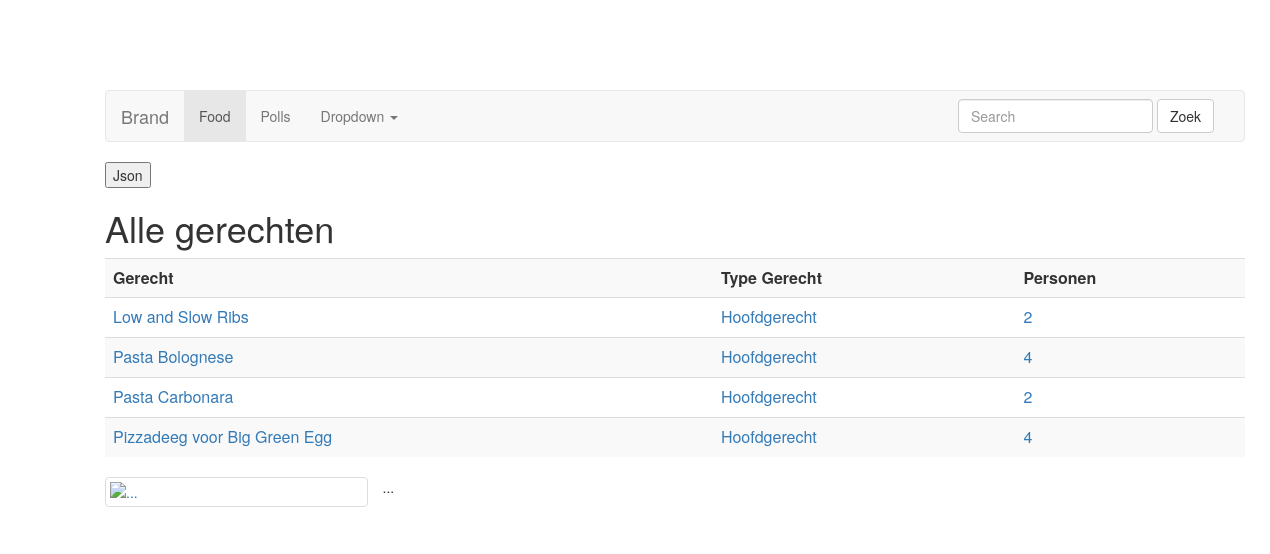
Screenshot of /food/ with the database file from the repository.
### food/models.py (models this page shows, shortened)
class Dish(models.Model):
    name = models.CharField(max_length=50)
    type_dish = models.CharField(max_length=50)
    description = models.CharField(max_length=250)
    pub_date = models.DateTimeField('date published')
    persons = models.IntegerField()
    url = models.CharField(max_length=30)
    preparation = models.TextField()

### food/views.py (the view)
class IndexView(generic.ListView):
    template_name = 'food/index.html'
    context_object_name = 'dish_list'
    def get_queryset(self):
        return Dish.objects.order_by('name')[:5]

### food/templates/food/index.html (shortened to what this page needs)
<div class="container">
{% include "food/navbar.html" %}
{% load staticfiles %}
{% load bootstrap3 %}
{% bootstrap_css %}
<head>
</head>
<link rel="stylesheet" type="text/css" href="{% static 'food/style.css' %}" />
<link rel="stylesheet" href="http:/netdna.bootstrapcdn.com/bootstrap/3.1.1/css/bootstrap.min.css">
<body>
    <form action="/food/myjson/" method="get">
        <input type="submit" value="Json">
    </form>
	<h1>Alle gerechten</h1>
	<table class="table table-striped">
		<th>Gerecht</th>
		<th>Type Gerecht</th>
		<th>Personen</th>
		{% for dish in dish_list %}
		<tr>
			<td><a href="{% url 'food:detail' dish.id %}">{{ dish.name }}</a></td>
			<td><a href="{% url 'food:detail' dish.id %}">{{ dish.type_dish }}</a></td>
			<td><a href="{% url 'food:detail' dish.id %}">{{ dish.persons }}</a></td>
		</tr>
		{% endfor %}
	</table>
	<div class="row">
	  <div class="col-xs-6 col-md-3">
	    <a href="#" class="thumbnail">
	      <img data-src="holder.js/100%x180" alt="...">
	    </a>
	  </div>
	  ...
	</div>
</div>
</body>
</html>

### food/static/food/style.css (style rules this page uses)
.container { margin:auto; width: 800px; }
body { background-color: green ; padding:90px; }

### rows the page displays
Dish: name "Low and Slow Ribs", type_dish "Hoofdgerecht", persons "2"
Dish: name "Pasta Bolognese", type_dish "Hoofdgerecht", persons "4"
Dish: name "Pasta Carbonara", type_dish "Hoofdgerecht", persons "2"
Dish: name "Pizzadeeg voor Big Green Egg", type_dish "Hoofdgerecht", persons "4"
